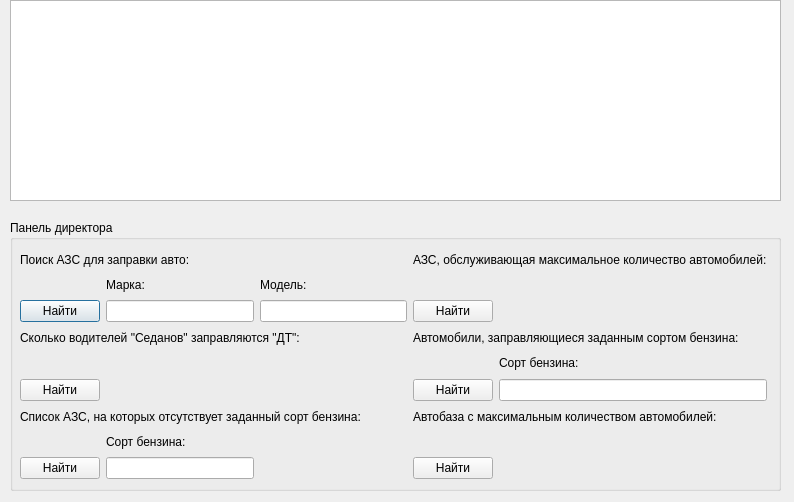
<?xml version="1.0" encoding="UTF-8"?>
<ui version="4.0">
 <class>director</class>
 <widget class="QDialog" name="director">
  <property name="geometry">
   <rect>
    <x>0</x>
    <y>0</y>
    <width>794</width>
    <height>502</height>
   </rect>
  </property>
  <property name="windowTitle">
   <string>Dialog</string>
  </property>
  <widget class="QTableWidget" name="DirectorTable">
   <property name="geometry">
    <rect>
     <x>10</x>
     <y>0</y>
     <width>771</width>
     <height>201</height>
    </rect>
   </property>
  </widget>
  <widget class="QGroupBox" name="groupBox_4">
   <property name="geometry">
    <rect>
     <x>10</x>
     <y>220</y>
     <width>771</width>
     <height>271</height>
    </rect>
   </property>
   <property name="title">
    <string>Панель директора</string>
   </property>
   <widget class="QWidget" name="layoutWidget">
    <property name="geometry">
     <rect>
      <x>10</x>
      <y>30</y>
      <width>747</width>
      <height>229</height>
     </rect>
    </property>
    <layout class="QGridLayout" name="gridLayout">
     <item row="0" column="0" colspan="2">
      <widget class="QLabel" name="label_6">
       <property name="text">
        <string>Поиск АЗС для заправки авто:</string>
       </property>
      </widget>
     </item>
     <item row="0" column="3" colspan="2">
      <widget class="QLabel" name="label_10">
       <property name="text">
        <string>АЗС, обслуживающая максимальное количество автомобилей:</string>
       </property>
      </widget>
     </item>
     <item row="1" column="1">
      <widget class="QLabel" name="label_4">
       <property name="text">
        <string>Марка:</string>
       </property>
      </widget>
     </item>
     <item row="1" column="2">
      <widget class="QLabel" name="label_12">
       <property name="text">
        <string>Модель:</string>
       </property>
      </widget>
     </item>
     <item row="2" column="0">
      <widget class="QPushButton" name="certainAvto">
       <property name="text">
        <string>Найти</string>
       </property>
      </widget>
     </item>
     <item row="2" column="1">
      <widget class="QLineEdit" name="LE_marka_AZS_find"/>
     </item>
     <item row="2" column="2">
      <widget class="QLineEdit" name="LE_model_AZS_find"/>
     </item>
     <item row="2" column="3">
      <widget class="QPushButton" name="maxAvtoAZSCount">
       <property name="text">
        <string>Найти</string>
       </property>
      </widget>
     </item>
     <item row="3" column="0" colspan="3">
      <widget class="QLabel" name="label_7">
       <property name="text">
        <string>Сколько водителей &quot;Седанов&quot; заправляются &quot;ДТ&quot;:</string>
       </property>
      </widget>
     </item>
     <item row="3" column="3" colspan="2">
      <widget class="QLabel" name="label">
       <property name="text">
        <string>Автомобили, заправляющиеся заданным сортом бензина:</string>
       </property>
      </widget>
     </item>
     <item row="4" column="4">
      <widget class="QLabel" name="label_9">
       <property name="text">
        <string>Сорт бензина:</string>
       </property>
      </widget>
     </item>
     <item row="5" column="0">
      <widget class="QPushButton" name="sedanDTcount">
       <property name="text">
        <string>Найти</string>
       </property>
      </widget>
     </item>
     <item row="5" column="3">
      <widget class="QPushButton" name="certainSortBenz">
       <property name="text">
        <string>Найти</string>
       </property>
      </widget>
     </item>
     <item row="5" column="4">
      <widget class="QLineEdit" name="LE_marka_certain_sort"/>
     </item>
     <item row="6" column="0" colspan="3">
      <widget class="QLabel" name="label_5">
       <property name="text">
        <string>Список АЗС, на которых отсутствует заданный сорт бензина:</string>
       </property>
      </widget>
     </item>
     <item row="6" column="3" colspan="2">
      <widget class="QLabel" name="label_11">
       <property name="text">
        <string>Автобаза с максимальным количеством автомобилей:</string>
       </property>
      </widget>
     </item>
     <item row="7" column="1">
      <widget class="QLabel" name="label_8">
       <property name="text">
        <string>Сорт бензина:</string>
       </property>
      </widget>
     </item>
     <item row="8" column="0">
      <widget class="QPushButton" name="sortAbsense">
       <property name="text">
        <string>Найти</string>
       </property>
      </widget>
     </item>
     <item row="8" column="1">
      <widget class="QLineEdit" name="LE_sortAbsense"/>
     </item>
     <item row="8" column="3">
      <widget class="QPushButton" name="maxAvtoCount">
       <property name="text">
        <string>Найти</string>
       </property>
      </widget>
     </item>
    </layout>
   </widget>
  </widget>
 </widget>
 <resources/>
 <connections/>
</ui>
